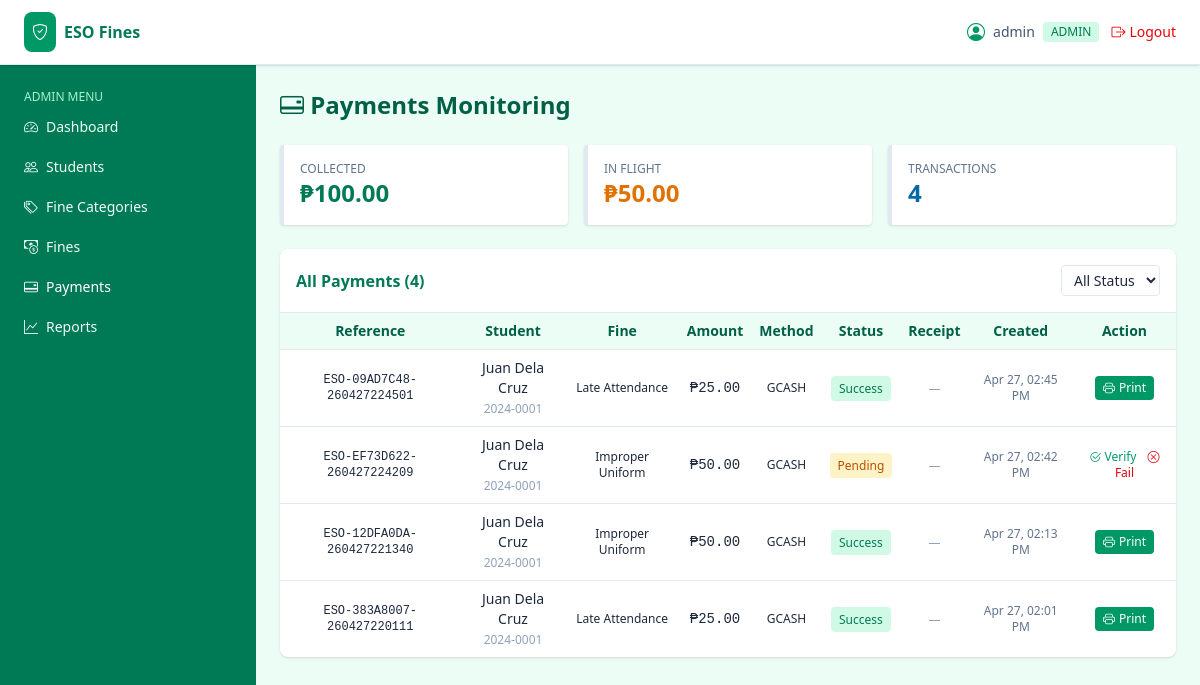
/admin/payments.php (signed in), run on the app's committed database.
### tables this page shows
CREATE TABLE `users` (
  `id` int(11) UNSIGNED NOT NULL,
  `username` varchar(60) NOT NULL,
  `email` varchar(120) NOT NULL,
  `password` varchar(255) NOT NULL,
  `role` enum('admin','student') NOT NULL DEFAULT 'student',
  `student_id` int(11) UNSIGNED DEFAULT NULL,
  `is_active` tinyint(1) NOT NULL DEFAULT 1,
  `created_at` timestamp NOT NULL DEFAULT current_timestamp()
);

CREATE TABLE `payments` (
  `id` int(11) UNSIGNED NOT NULL,
  `fine_id` int(11) UNSIGNED NOT NULL,
  `student_id` int(11) UNSIGNED NOT NULL,
  `amount` decimal(10,2) NOT NULL,
  `reference_no` varchar(60) NOT NULL,
  `receipt_path` varchar(255) DEFAULT NULL,
  `payment_method` varchar(40) NOT NULL DEFAULT 'GCASH',
  `status` enum('initiated','pending','success','failed') NOT NULL DEFAULT 'initiated',
  `qr_payload` text DEFAULT NULL,
  `created_at` timestamp NOT NULL DEFAULT current_timestamp(),
  `paid_at` timestamp NULL DEFAULT NULL
);

CREATE TABLE `students` (
  `id` int(11) UNSIGNED NOT NULL,
  `student_no` varchar(30) NOT NULL,
  `full_name` varchar(150) NOT NULL,
  `email` varchar(120) NOT NULL,
  `contact` varchar(20) DEFAULT NULL,
  `course` varchar(80) DEFAULT NULL,
  `year_level` varchar(20) DEFAULT NULL,
  `section` varchar(20) DEFAULT NULL,
  `created_at` timestamp NOT NULL DEFAULT current_timestamp()
);

CREATE TABLE `fines` (
  `id` int(11) UNSIGNED NOT NULL,
  `student_id` int(11) UNSIGNED NOT NULL,
  `category_id` int(11) UNSIGNED DEFAULT NULL,
  `amount` decimal(10,2) NOT NULL,
  `reason` varchar(255) NOT NULL,
  `status` enum('unpaid','pending','paid','cancelled') NOT NULL DEFAULT 'unpaid',
  `issued_by` int(11) UNSIGNED NOT NULL,
  `issued_at` timestamp NOT NULL DEFAULT current_timestamp(),
  `paid_at` timestamp NULL DEFAULT NULL
);

### includes/db.php (called while the page is built, shortened)
<?php
function db() {
    static $pdo = null;
    if ($pdo === null) {
        $dsn = 'mysql:host=' . DB_HOST . ';port=' . DB_PORT . ';dbname=' . DB_NAME . ';charset=utf8mb4';
        try {
            $pdo = new PDO($dsn, DB_USER, DB_PASS, [
                PDO::ATTR_ERRMODE            => PDO::ERRMODE_EXCEPTION,
                PDO::ATTR_DEFAULT_FETCH_MODE => PDO::FETCH_ASSOC,
                PDO::ATTR_EMULATE_PREPARES   => false,
            ]);
        } catch (PDOException $e) {
            http_response_code(500);
            die('Database connection failed: ' . htmlspecialchars($e->getMessage()));
        }
    }
    return $pdo;
}
function db_all($sql, $params = []) {
    $stmt = db()->prepare($sql);
    $stmt->execute($params);
    return $stmt->fetchAll();
}
function db_one($sql, $params = []) {
    $stmt = db()->prepare($sql);
    $stmt->execute($params);
    return $stmt->fetch();
}

### includes/auth.php (called while the page is built, shortened)
<?php
require_once __DIR__ . '/db.php';
require_once __DIR__ . '/functions.php';
function current_user() {
    static $cache = null;
    if ($cache !== null && $cache['id'] === (int)$_SESSION['user_id']) return $cache;
    $cache = db_one('SELECT * FROM users WHERE id = ? AND is_active = 1', [$_SESSION['user_id']]);
    return $cache ?: null;
}
function check_session_timeout() {
    if (!current_user()) return;
}
function require_login() {
    check_session_timeout();
}
function require_role($role) {
    require_login();
}

### includes/functions.php (called while the page is built, shortened)
<?php
function e($val) {
    return htmlspecialchars((string)$val, ENT_QUOTES, 'UTF-8');
}
function peso($n) {
    return '₱' . number_format((float)$n, 2);
}
function fdate($d, $fmt = 'M d, Y h:i A') {
    $ts = is_numeric($d) ? (int)$d : strtotime($d);
    return $ts ? date($fmt, $ts) : '—';
}
function csrf_token() {
    return $_SESSION['_csrf'];
}

### admin/payments.php (the view, shortened to what this page needs)
<?php
require_once __DIR__ . '/../includes/auth.php';
require_role('admin');
$where  = ''; $params = [];
$payments = db_all("
    SELECT p.*, s.full_name, s.student_no, f.reason, f.amount AS fine_amount
    FROM payments p
    JOIN students s ON s.id = p.student_id
    JOIN fines    f ON f.id = p.fine_id
    $where
    ORDER BY p.created_at DESC", $params);
$totals = db_one("
    SELECT
      COALESCE(SUM(CASE WHEN status='success' THEN amount END),0) AS collected,
      COALESCE(SUM(CASE WHEN status IN ('initiated','pending') THEN amount END),0) AS in_flight,
      COUNT(*) AS total
    FROM payments");
include __DIR__ . '/../templates/header.php';
include __DIR__ . '/../templates/sidebar.php';
?>
<h1 class="text-2xl font-bold text-emerald-800 mb-6"><i class="bi bi-credit-card-2-back"></i> Payments Monitoring</h1>
<div class="grid grid-cols-1 sm:grid-cols-3 gap-4 mb-6">
  <div class="bg-white border-l-4 border-emerald-600 rounded shadow p-4">
    <p class="text-xs text-slate-500 uppercase">Collected</p>
    <p class="text-2xl font-bold text-emerald-700"><?= peso($totals['collected']) ?></p>
  </div>
  <div class="bg-white border-l-4 border-amber-500 rounded shadow p-4">
    <p class="text-xs text-slate-500 uppercase">In Flight</p>
    <p class="text-2xl font-bold text-amber-600"><?= peso($totals['in_flight']) ?></p>
  </div>
  <div class="bg-white border-l-4 border-sky-500 rounded shadow p-4">
    <p class="text-xs text-slate-500 uppercase">Transactions</p>
    <p class="text-2xl font-bold text-sky-700"><?= e($totals['total']) ?></p>
  </div>
</div>
<div class="bg-white rounded-lg shadow">
  <div class="p-4 border-b flex items-center justify-between flex-wrap gap-2">
    <h2 class="font-semibold text-emerald-700">All Payments (<?= count($payments) ?>)</h2>
    <form method="GET">
      <select name="status" onchange="this.form.submit()" class="border rounded px-2 py-1 text-sm">
        <option value="">All Status</option>
      </select>
    </form>
  </div>
  <div class="overflow-x-auto desktop-table">
    <table class="w-full text-sm min-w-[720px]">
      <thead class="bg-emerald-50 text-emerald-800">
        <tr>
          <th class="text-left p-2">Reference</th>
          <th class="text-left p-2">Student</th>
          <th class="text-left p-2">Fine</th>
          <th class="text-right p-2">Amount</th>
          <th class="p-2">Method</th>
          <th class="p-2">Status</th>
          <th class="p-2">Receipt</th>
          <th class="p-2">Created</th>
          <th class="p-2">Action</th>
        </tr>
      </thead>
      <tbody>
      <?php foreach ($payments as $p): ?>
        <tr class="border-t hover:bg-emerald-50/40">
          <td class="p-2 font-mono text-xs"><?= e($p['reference_no']) ?></td>
          <td class="p-2"><?= e($p['full_name']) ?><br><span class="text-xs text-slate-400"><?= e($p['student_no']) ?></span></td>
          <td class="p-2 text-xs"><?= e($p['reason']) ?></td>
          <td class="p-2 text-right font-mono"><?= peso($p['amount']) ?></td>
          <td class="p-2 text-center text-xs"><?= e($p['payment_method']) ?></td>
          <td class="p-2 text-center"><?php
            $cls = ['initiated'=>'bg-slate-100 text-slate-700','pending'=>'bg-amber-100 text-amber-700','success'=>'bg-emerald-100 text-emerald-700','failed'=>'bg-red-100 text-red-700'][$p['status']];
            echo '<span class="text-xs px-2 py-1 rounded ' . $cls . '">' . e(ucfirst($p['status'])) . '</span>';
          ?></td>
          <td class="p-2 text-center">
            <?php if ($p['receipt_path']): ?>
              <button type="button" onclick="showReceipt('<?= APP_URL ?>/<?= e($p['receipt_path']) ?>')"
                      class="text-xs bg-sky-100 text-sky-700 hover:bg-sky-200 px-2 py-1 rounded border border-sky-200">
                <i class="bi bi-image"></i> View
              </button>
            <?php elseif ($p['status'] === 'initiated'): ?>
              <span class="text-xs text-amber-500 italic">Awaiting…</span>
            <?php else: ?>
              <span class="text-xs text-slate-400">—</span>
            <?php endif; ?>
          </td>
          <td class="p-2 text-xs text-slate-500"><?= e(fdate($p['created_at'], 'M d, h:i A')) ?></td>
          <td class="p-2 text-center text-xs">
            <?php if (in_array($p['status'], ['initiated','pending'], true)): ?>
              <a href="<?= APP_URL ?>/actions/payment_verify.php?id=<?= $p['id'] ?>&_csrf=<?= csrf_token() ?>"
                 onclick="return confirm('Verify and mark this payment SUCCESS?')"
                 class="text-emerald-600"><i class="bi bi-check2-circle"></i> Verify</a>
              <a href="<?= APP_URL ?>/actions/payment_fail.php?id=<?= $p['id'] ?>&_csrf=<?= csrf_token() ?>"
                 onclick="return confirm('Mark this payment FAILED?')"
                 class="text-red-600 ml-2"><i class="bi bi-x-circle"></i> Fail</a>
            <?php elseif ($p['status'] === 'success'): ?>
              <a href="<?= APP_URL ?>/student/print_receipt.php?id=<?= $p['id'] ?>&download=1"
                 target="_blank"
                 class="inline-flex items-center gap-1 text-xs bg-emerald-600 hover:bg-emerald-700 text-white px-2 py-1 rounded">
                <i class="bi bi-printer"></i> Print
              </a>
            <?php else: ?>
              <span class="text-slate-400">—</span>
            <?php endif; ?>
          </td>
        </tr>
      <?php endforeach; if (!$payments): ?>
        <tr><td colspan="9" class="p-4 text-center text-slate-400">No payment records.</td></tr>
      <?php endif; ?>
      </tbody>
    </table>
  </div>
</div>
<?php include __DIR__ . '/../templates/footer.php'; ?>

### templates/header.php (shortened to what this page needs)
<?php
require_once __DIR__ . '/../includes/auth.php';
$user = current_user();
?>
<!DOCTYPE html>
<html lang="en">
<head>
<link id="tw-css" rel="stylesheet" href="<?= APP_URL ?>/assets/css/tailwind.min.css">
<link id="bi-css" rel="stylesheet" href="<?= APP_URL ?>/assets/css/bootstrap-icons.min.css">
</head>
<body class="bg-emerald-50 text-slate-800 min-h-screen">
<header class="bg-white border-b border-emerald-100 sticky top-0 z-30 shadow-sm">
  <div class="flex items-center justify-between px-4 md:px-6 py-3">
    <div class="flex items-center gap-3">
      <a href="<?= APP_URL ?>" class="flex items-center gap-2">
        <span class="bg-emerald-600 text-white p-2 rounded-lg"><i class="bi bi-shield-check"></i></span>
        <span class="font-bold text-emerald-700">ESO Fines</span>
      </a>
    </div>
    <div class="flex items-center gap-3">
      <span class="hidden sm:flex items-center gap-2 text-sm text-slate-600">
        <i class="bi bi-person-circle text-emerald-600 text-lg"></i>
        <?= e($user['username']) ?>
        <span class="text-xs uppercase bg-emerald-100 text-emerald-700 px-2 py-0.5 rounded"><?= e($user['role']) ?></span>
      </span>
      <a href="<?= APP_URL ?>/actions/logout.php" class="text-sm text-red-600 hover:underline flex items-center gap-1">
        <i class="bi bi-box-arrow-right"></i> Logout
      </a>
    </div>
  </div>
</header>
<div class="flex">

### templates/header.php (style rules this page uses)
*, *::before, *::after { border-color: #e2e8f0; }
body { font-family: 'Segoe UI', Tahoma, Geneva, Verdana, sans-serif; }
main table th, main table td { text-align: center !important; vertical-align: middle; }

### data on the page
users: username "admin", role "ADMIN"
payments: reference_no "ESO-09AD7C48-260427224501", student.full_name "Juan Dela Cruz", student.student_no "2024-0001", fine.reason "Late Attendance", amount "₱25.00", payment_method "GCASH", status "Success", created_at "Apr 27, 02:45 PM"
payments: reference_no "ESO-EF73D622-260427224209", student.full_name "Juan Dela Cruz", student.student_no "2024-0001", fine.reason "Improper Uniform", amount "₱50.00", payment_method "GCASH", status "Pending", created_at "Apr 27, 02:42 PM"
payments: reference_no "ESO-12DFA0DA-260427221340", student.full_name "Juan Dela Cruz", student.student_no "2024-0001", fine.reason "Improper Uniform", amount "₱50.00", payment_method "GCASH", status "Success", created_at "Apr 27, 02:13 PM"
payments: reference_no "ESO-383A8007-260427220111", student.full_name "Juan Dela Cruz", student.student_no "2024-0001", fine.reason "Late Attendance", amount "₱25.00", payment_method "GCASH", status "Success", created_at "Apr 27, 02:01 PM"

### other printed values
peso($totals['collected']) "₱100.00"
peso($totals['in_flight']) "₱50.00"
$totals['total'] "4"
count($payments) "4"
